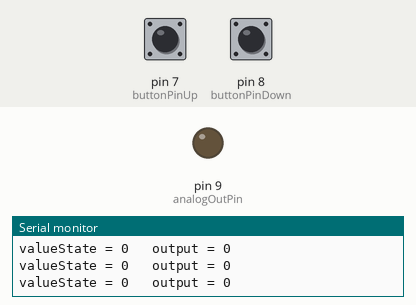
Bench run of a sketch on a simulated Arduino Uno, built with avr-gcc and run on an emulated ATmega328P. On the bench: output pins drawn as LEDs (lit = HIGH), the last lines printed to the serial monitor. Inputs (shaded band) come from the test bench; at power-on: pin 8 (buttonPinDown) HIGH, pin 7 (buttonPinUp) HIGH.

Above: at 1.2 s.
1.3 s: pin 8 (buttonPinDown) pulled LOW for 1 s
At 1.45 s:
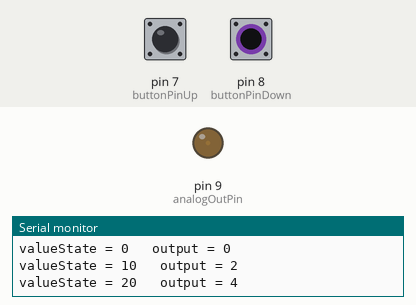
4.3 s: pin 8 (buttonPinDown) pulled LOW for 3.2 s
At 8.2 s:
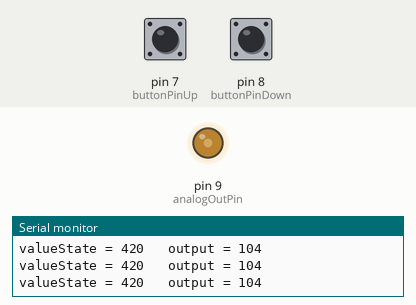
9.0 s: pin 8 (buttonPinDown) pulled LOW for 1 s
At 9.2 s:
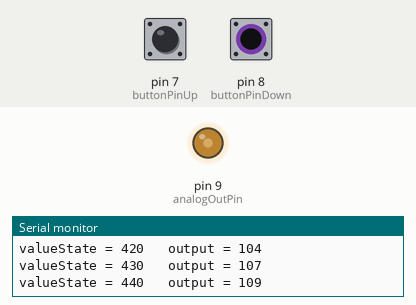
12.0 s: pin 8 (buttonPinDown) pulled LOW for 3.2 s
At 15.9 s:
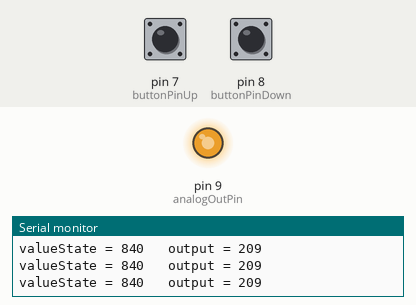
16.7 s: pin 7 (buttonPinUp) pulled LOW for 1 s
At 16.95 s:
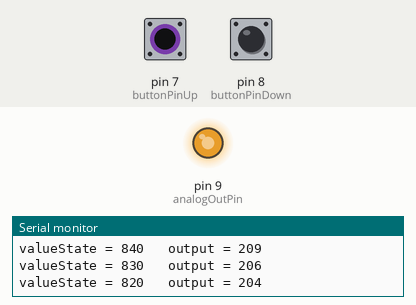
19.7 s: pin 7 (buttonPinUp) pulled LOW for 3.2 s
At 20.77 s:
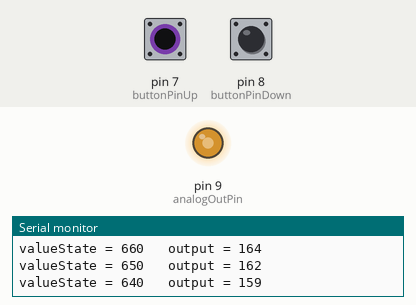
Timing chart, 0 to 24.3 s (numbered marks = the images above; inputs shaded):
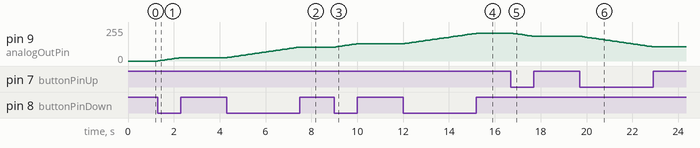

The sketch:

AnalogInOutSerialButton_my.ino
```cpp
const int analogOutPin = 9; // Analog output pin that the LED is attached to, use to send value to LED to change brightness
int valueState = 0;        // value from the buttons (which is different to the value sent to the LED) is set to 0
int outputValue = 0;        // value output to the PWM (Pulse Width Modulation - gets analog results with digital means)(analog out) - the value will determine the LED's brightness
int buttonPinUp = 7;        // Sets pin 7 for dimm up button
int buttonPinDown = 8;      // Sets pin 8 for dimm down button
int buttonStateUp;          // The state of dimm up button, will determine when the LED dimms up
int buttonStateDown;        // The state of dimm down button, will determine when the LED dimms down
const int valueStep = 10;   // Each time one of the button is pressed (or holds in) the valuestep will add or reduce on valueState (not same value as the LED (will be converted later on))

void setup() {
  // initialize serial communications at 115200 bps:
  Serial.begin(115200);
  pinMode(buttonPinUp, INPUT_PULLUP);   //sets buttonPinUp as INPUT_PULLUP
  pinMode(buttonPinDown, INPUT_PULLUP); //sets buttonPinDown as INPUT_PULLUP
  pinMode(analogOutPin,OUTPUT);         //sets analogOutPin as OUTPUT
}

void loop() {
//INPUT
  buttonStateDown = digitalRead(buttonPinDown); //buttonStateDown digitalreads buttonPinDown, whenever buttonPinDown changes value (HIGH or LOW) so does buttonStateDown so that they have the same
  buttonStateUp = digitalRead(buttonPinUp);     //buttonStateUp reads buttonPinUp as digital, whenever buttonPinUp changes value (HIGH or LOW) so does buttonStateUp so that they have the same

//LOGIC
  if (buttonStateUp == HIGH){     //An if function, if buttonStateUp is HIGH then the valueStep value will add into valueState, if constantly holding the button then the value will constantly go up
    valueState = valueState + valueStep;
  }
  if (buttonStateDown == HIGH){   //An if function, if buttonStateUp is HIGH then the valueStep value will reduce from valueState, if constantly holding the button then the value will constantly go down
    valueState = valueState - valueStep;
  }
  // map it to the range of the analog out, converts the stored digitalRead value(0-1023) to digitalWrite value(0-255)(LED's value):
  outputValue = map(valueState, 0, 1023, 0, 255);
  outputValue = constrain(outputValue,0,255); // outputValue gets an constrain on the min and max value (for LED) which is between 0 and 255 which is also what the LED can handle, sets the constrain so it doesn't print out value bigger than 255 and negative numbers
  valueState = constrain(valueState,0,1023);  //valueState gets an constrain on the min and max value (value added/reduced by the buttons), this value is used to convert to the outputValue (digitalWrite) (LED), even though its at the min and max of valueState's real values, it does prevent it printing out numbers bigger than real max value and negative values

//OUTPUT
  //outputs the value for the LED after it being converted from valueState value, the LED will start dimming (if not it is at 0)
  analogWrite(analogOutPin,outputValue);

  // print the results to the Serial Monitor:
  Serial.print("valueState = ");
  Serial.print(valueState);
  Serial.print("\t output = ");
  Serial.println(outputValue);

  // wait 0.1 seconds before the next loop for the analog-to-digital
  // converter to settle after the last reading:
  delay(100);
}
```

Measured:
- after the input at 1.3 s, pin 9 (analogOutPin): moves from 0/255 to 24/255 over 0.90 s, starting at once
- after the input at 4.3 s, pin 9 (analogOutPin): moves from 24/255 to 104/255 over 3.1 s, starting at once
- after the input at 9.0 s, pin 9 (analogOutPin): moves from 104/255 to 129/255 over 0.91 s, starting after 0.05 s
- after the input at 12.0 s, pin 9 (analogOutPin): moves from 129/255 to 209/255 over 3.1 s, starting after 0.07 s
- after the input at 16.7 s, pin 9 (analogOutPin): moves from 209/255 to 186/255 over 0.81 s, starting after 0.10 s
- after the input at 19.7 s, pin 9 (analogOutPin): moves from 186/255 to 107/255 over 3.1 s, starting at once
